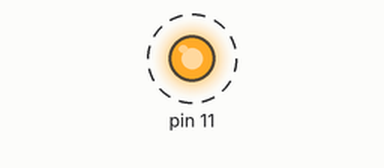
The sketch below on a simulated Arduino Uno, built with avr-gcc and run on an emulated ATmega328P. On the bench: output pins drawn as LEDs (lit = HIGH). Dashed ring = blinking.

Above: at 0.5 s.
Timing chart, 0 to 3.5 s (numbered marks = the images above):
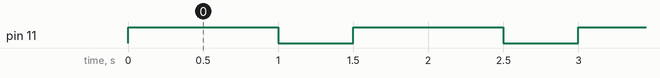

The sketch:

_1-ledSimplest.ino
```cpp
void setup() {
  pinMode(11, OUTPUT);
}

void loop() {
  digitalWrite(11, HIGH);
  delay(1000);
  digitalWrite(11, LOW);
  delay(500);
}
```

Measured:
- by itself, pin 11: alternates HIGH for 1.0 s and LOW for 0.50 s
